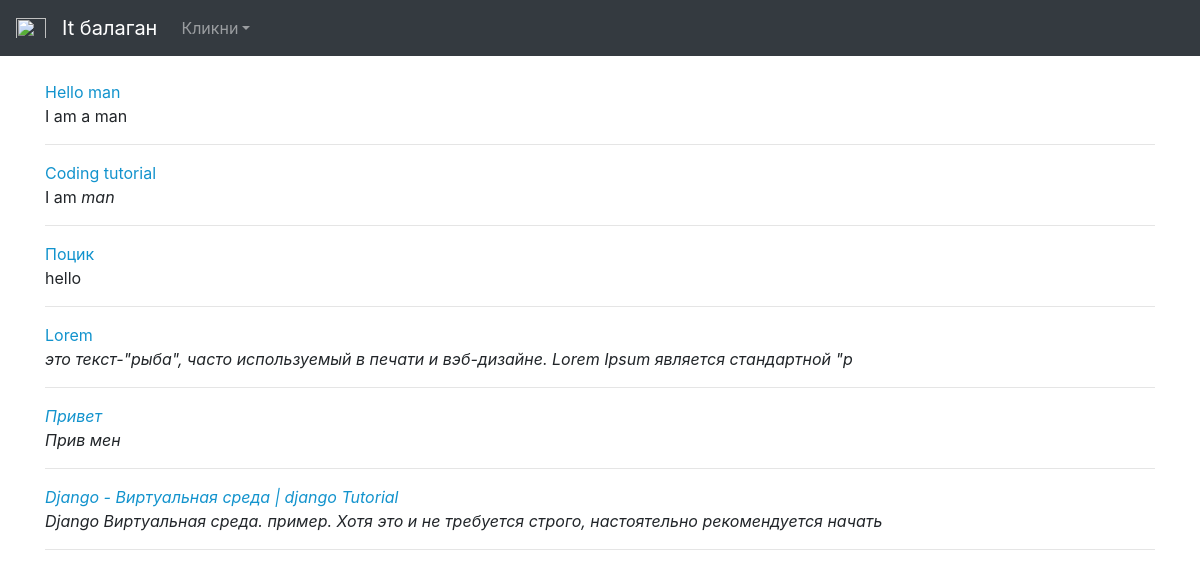
/new_list/, run on an earlier commit of the app's database.
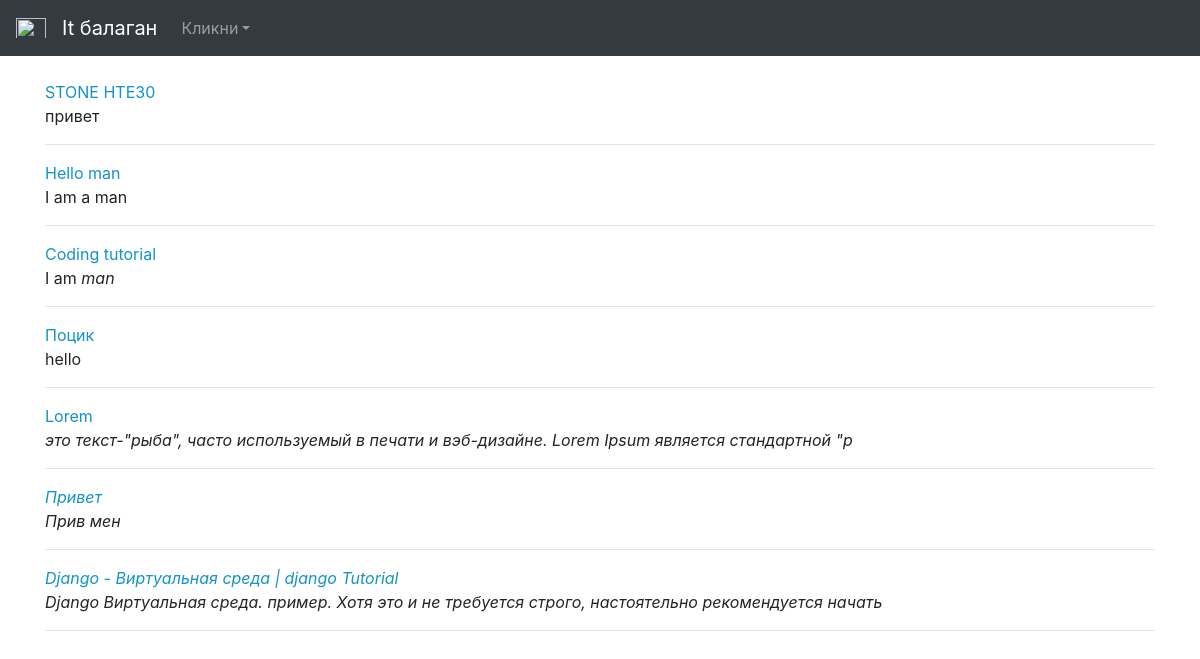
And on a later commit of the database.
### theblog/models.py (models this page shows, shortened)
class Post(models.Model):
    title = models.CharField(max_length=120)
    title_tag = models.CharField(max_length=120, default="It балаган")
    author = models.ForeignKey(User, on_delete=models.CASCADE)
    body = models.TextField()
    post_date = models.DateField(auto_now_add=True)
    category = models.CharField(max_length=120, default='coding')
    likes = models.ManyToManyField(User, related_name='blog_post')

### theblog/views.py (the view)
# urls.py: path('new_list/', new_list, name='new_list')
def new_list(request):
    articles_new_list = Post.objects.order_by('-id')[:10]
    a = [i for i in articles_new_list]
    return render(request, 'new_list.html', {'new_list': a})

### theblog/templates/new_list.html
{% extends 'base.html' %}
{% block content %}
{% for item in new_list%}
	<a href="{% url 'article_detail' item.pk %}">{{item.title}}</a><br>
	{{item.body|slice:"100"|safe}}
	<hr>
{% endfor %}
{% endblock %}

What changed in the data, as far as the page shows it:
added Post: title "STONE HTE30", body "привет"
